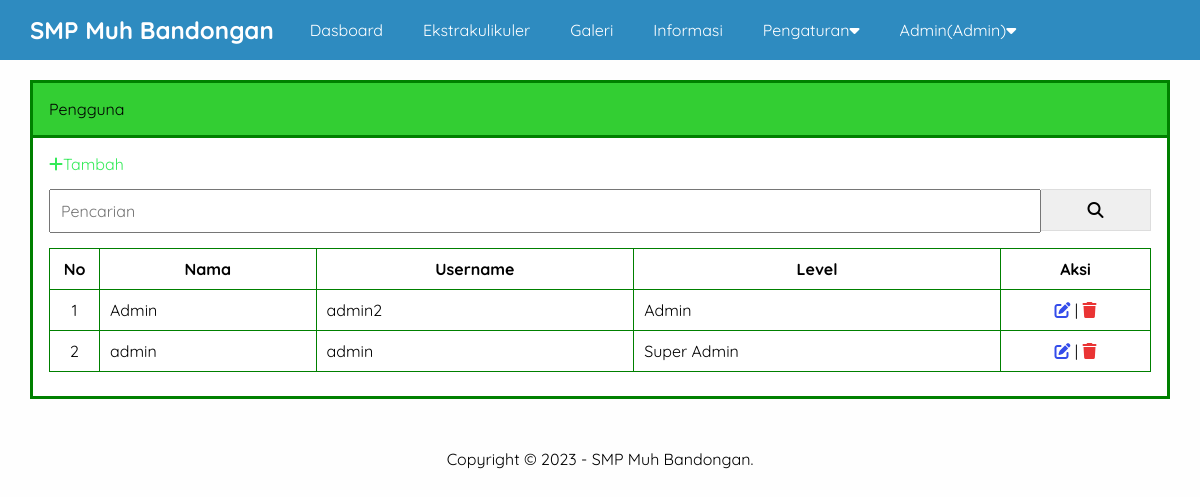
The app's page /admin/pengguna.php (signed in) with its own data.
### tables this page shows
CREATE TABLE `pengaturan` (
  `id` int(11) NOT NULL,
  `nama` varchar(50) NOT NULL,
  `email` varchar(50) NOT NULL,
  `telepon` varchar(20) NOT NULL,
  `alamat` text NOT NULL,
  `logo` varchar(50) NOT NULL,
  `favicon` varchar(50) NOT NULL,
  `tentang_sekolah` text NOT NULL,
  `foto_sekolah` varchar(50) NOT NULL,
  `google_maps` text NOT NULL,
  `nama_kepsek` varchar(50) NOT NULL,
  `foto_kepsek` varchar(50) NOT NULL,
  `sambutan_kepsek` text NOT NULL,
  `created_at` timestamp NOT NULL DEFAULT current_timestamp(),
  `updated_at` datetime DEFAULT NULL
);

CREATE TABLE `pengguna` (
  `id` int(11) NOT NULL,
  `nama` varchar(30) NOT NULL,
  `username` varchar(30) NOT NULL,
  `password` varchar(50) NOT NULL,
  `level` enum('Super Admin','Admin') NOT NULL,
  `created_at` timestamp NOT NULL DEFAULT current_timestamp(),
  `updated_at` datetime DEFAULT NULL
);

### admin/pengguna.php (the view, shortened to what this page needs)
<?php include 'header.php' ?>
            <div class="content">
                <div class="container">
                    <div class="box">
                        <div class="box-header">
                            Pengguna
                        </div>
                        <div class="box-body">
                            <a href="tambah-pengguna.php" class="text-green"><i class="fa fa-plus"></i>Tambah</a>
                                <form action="">
                                    <div class="input-group">
                                        <input type="text" name="key" placeholder="Pencarian">
                                        <button type="submit"><i class="fa fa-search"></i></button>
                                </div>
                                </form>
                            <table class="table">
                                <thead>
                                    <tr>
                                        <th>No</th>
                                        <th>Nama</th>
                                        <th>Username</th>
                                        <th>Level</th>
                                        <th>Aksi</th>
                                    </tr>
                                 </thead>
                               <tbody>
                                    <?php
                                    $no = 1;
                                        $where = " WHERE 1=1 ";
                                          $pengguna = mysqli_query($conn," SELECT * FROM pengguna $where ORDER BY id DESC");
                                          if(mysqli_num_rows($pengguna) > 0){
                                            while($p = mysqli_fetch_array($pengguna)){
                                    ?>
                                <tr>
                                    <td><?=$no++?></td>
                                    <td><?=$p['nama']?></td>
                                    <td><?=$p['username']?></td>
                                    <td><?=$p['level']?></td>
                                    <td>
                                        <a href="edit-pengguna.php?id=<?= $p['id']?>" title="Edit Data"class="text-blue"><i class="fa fa-edit"></i></a> |
                                        <a href="hapus.php?idpengguna=<?= $p['id']?>" onclick="return confirm('Yakin ingin hapus?')"title="Hapus Data" class="text-red"><i class="fa fa-trash"></i></a>
                                    </td>
                                </tr>
                                <?php }}else{ ?>
                                    <tr>
                                        <td colspan="5">Data tidak ada</td>
                                    </tr>
                                <?php } ?>
                               </tbody>
                            </table>
                        </div>
                    </div>
                </div>
            </div>
 <?php include 'footer.php' ?>

### admin/header.php (shortened to what this page needs)
<?php
    include '../koneksi.php';
    $identitas = mysqli_query($conn, "SELECT * FROM pengaturan ORDER BY id DESC LIMIT 1");
    $d = mysqli_fetch_object($identitas);
?>
<!DOCTYPE html>
<html>
    <head>
        <link rel="stylesheet" type="text/css" href="../assets/css/style.css">
        <link rel="stylesheet" href="https://cdnjs.cloudflare.com/ajax/libs/font-awesome/6.4.2/css/all.min.css" />
    </head>
    <body class="bg-light">
        <div class="navbar">
            <div class="container">
                <h2 class="nav-brand float-left"><a href="index.php"><?=$d->nama ?></a></h2>
                <ul class="nav-menu float-left">
                    <li><a href="index.php">Dasboard</a></li>
                    <?php if($_SESSION['ulevel'] == 'Super Admin'){ ?>
                    <li><a href="pengguna.php">Pengguna</a></li>
                    <?php } elseif($_SESSION['ulevel'] == 'Admin'){ ?>
                        <li><a href="ekstra.php">Ekstrakulikuler</a></li>
                        <li><a href="galeri.php">Galeri</a></li>
                        <li><a href="informasi.php">Informasi</a></li>
                        <li>
                            <a href="#">Pengaturan<i class="fa fa-caret-down"></i></a>
                        </li>
                        <?php } ?>
                    <li>
                        <a href="#"><?= $_SESSION['uname']?>(<?= $_SESSION['ulevel']?>)<i class="fa fa-caret-down"></i></a>
                    </li>
                </ul>
            </div>
        </div>

### admin/footer.php
        <div class="footer">
            <div class="container text-center">
                Copyright &copy; 2023 - <?=$d->nama ?>.
            </div>
        </div>
    </body>
</html>

### assets/css/style.css (style rules this page uses)
* { margin: 0; padding: 0; font-family: 'Quicksand', sans-serif; box-sizing: border-box; }
a { text-decoration: none; }
.float-left { float:left; }
.container { width: 1140px; margin: 0 auto; }
.container::after { content: ""; display: block; clear: both; }
.bg-light { background-color: #fefefe; }
.box { border: 3px solid green; background-color: white; }
.box-header { padding: 16px; border-bottom: 3px solid green; background-color: rgb(51, 206, 51); }
.box-body { padding: 16px; }
form { margin: 15px 0; }
.text-center { text-align: center !important; }
.navbar { height:60px; width: 100%; background-color: #2E8BC0; position: fixed; top: 0; z-index: 1000; }
.navbar a { color: #fff; }
.nav-brand { display: inline-block; padding: 15px 0; margin-right: 16px; }
.nav-menu { display: flex; list-style: none; }
.nav-menu li a { padding: 20px; display: inline-block; }
.content { padding: 80px 0 30px 0; }
.footer { padding: 20px 0; }
.table { width: 100%; border-collapse: collapse; margin: 8px 0; }
.table th, .table td { border: 1px solid green; padding: 10px; }
.table td:first-child { width: 50px; text-align: center; }
.table td:last-child { width: 150px; text-align: center; }
.text-red { color: rgb(234, 52, 52); }
.text-blue { color: rgb(52, 76, 234); }
.text-green { color: rgb(52, 234, 88); }
.input-group::after { content: ""; clear: both; display: block; }
.input-group input[type="text"] { width: 90%; padding: 10px; font-size: 16px; float: left ; }
.input-group button { width: 10%; padding: 10px; font-size: 16px; float: left; border: 1px solid #ddd; border-left: none; }

### records on screen
pengaturan: nama "SMP Muh Bandongan"
pengguna: nama "Admin", username "admin2", level "Admin"
pengguna: nama "admin", username "admin", level "Super Admin"

### other values on screen
$_SESSION['uname'] "Admin"
$_SESSION['ulevel'] "Admin"
